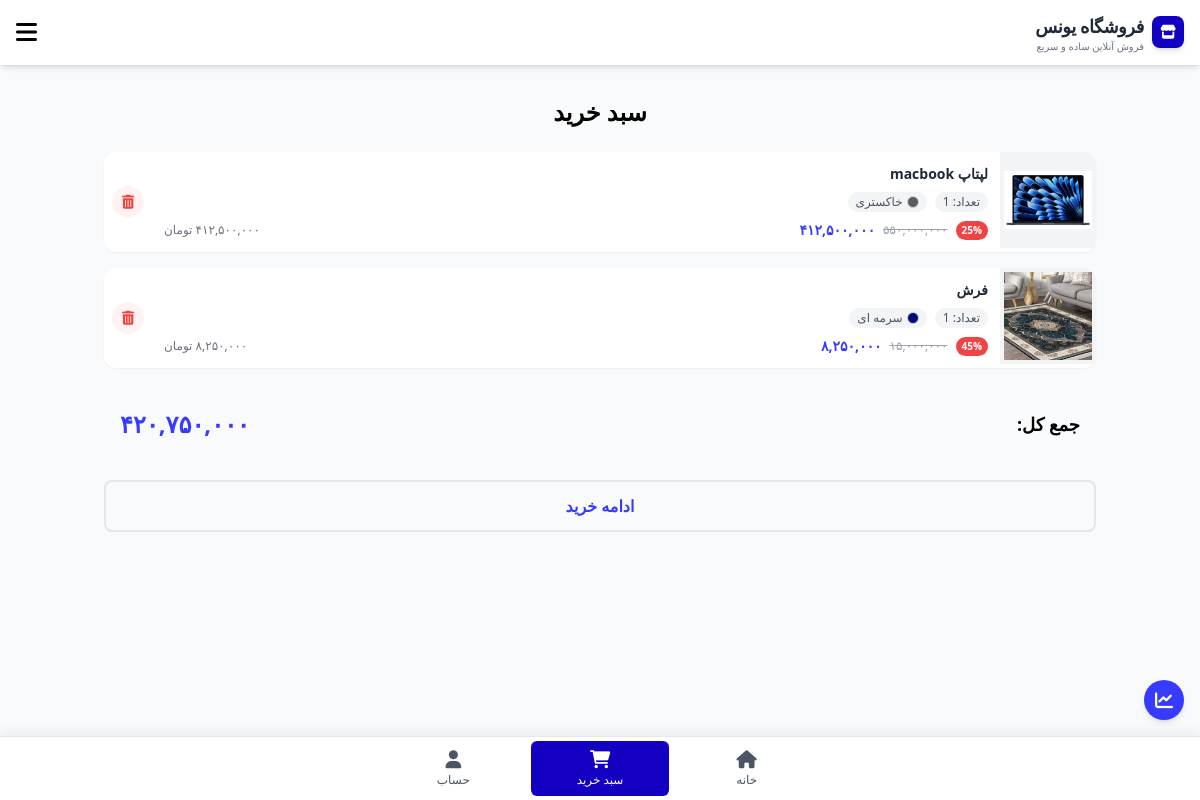
Page /cart/ (signed in) on the committed database.
### app_cart/models.py (models this page shows, shortened)
class CartItem(models.Model):
    cart = models.ForeignKey(Cart, on_delete=models.CASCADE, related_name='items')
    product = models.ForeignKey('app_product.Product', on_delete=models.CASCADE)
    quantity = models.PositiveIntegerField(default=1)
    selected_color = models.ForeignKey(
        ProductColor,
        on_delete=models.SET_NULL,
        related_name='cart_items',
        null=True,
        blank=True,
    )
    added_at = models.DateTimeField(auto_now_add=True)
    class Meta:
        ordering = ['-added_at']
    @property
    def total_price(self):
        return self.product.final_price * self.quantity
    @property
    def persian_total_price(self):
        persian_digits = "۰۱۲۳۴۵۶۷۸۹"
        value = "{:,}".format(int(self.total_price))
        return "".join(persian_digits[int(ch)] if ch.isdigit() else ch for ch in value)

### app_product/models.py (models this page shows, shortened)
class ProductImage(models.Model):
    product = models.ForeignKey(Product, related_name='images', on_delete=models.CASCADE)
    image = models.ImageField(upload_to='products/')
    alt_text = models.CharField(max_length=255, blank=True)  # همچنان وجود دارد

class Product(models.Model):
    name = models.CharField(max_length=200, verbose_name="نام محصول")
    description = models.TextField(blank=True, null=True, verbose_name="توضیحات محصول")
    price = models.IntegerField(verbose_name="قیمت (تومان)")
    discount_percent = models.PositiveSmallIntegerField(
        default=0, null=True, blank=True, verbose_name="درصد تخفیف"
    )
    sold_count = models.PositiveIntegerField(default=0, verbose_name="تعداد فروش")
    is_active = models.BooleanField(default=True, verbose_name="فعال")
    created_at = models.DateTimeField(auto_now_add=True, verbose_name="تاریخ ایجاد")
    category = models.ForeignKey(
        'app_category.Category', on_delete=models.CASCADE, verbose_name="دسته‌بندی"
    )
    weight = models.PositiveIntegerField(default=500, verbose_name="وزن به گرم")
    class Meta:
        verbose_name = "محصول"
        verbose_name_plural = "محصولات"
    def _to_persian_num(self, num):
        if num is None:
            return ''
        persian_digits = '۰۱۲۳۴۵۶۷۸۹'
        return ''.join(persian_digits[int(d)] if d.isdigit() else d for d in str(num))
    @property
    def final_price(self):
        if self.discount_percent and self.discount_percent > 0:
            return int(self.price * (1 - self.discount_percent / 100))
        return self.price
    @property
    def persian_price(self):
        return self._to_persian_num('{:,}'.format(int(self.price)))
    @property
    def persian_final_price(self):
        return self._to_persian_num('{:,}'.format(int(self.final_price)))

class ProductColor(models.Model):
    product = models.ForeignKey(Product, related_name='colors', on_delete=models.CASCADE, verbose_name="محصول")
    color = ColorField(verbose_name="رنگ")
    color_name = models.CharField(max_length=20, verbose_name="نام رنگ")
    stock = models.PositiveBigIntegerField(verbose_name="موجودی این رنگ")
    is_default = models.BooleanField(default=False, verbose_name="رنگ پیشفرض")
    class Meta:
        verbose_name = "رنگ محصول"
        verbose_name_plural = "رنگ‌های محصول"
        ordering = ['-is_default', 'color_name']

### app_cart/views.py (the view)
# urls.py: path('', views.cart_view, name='cart_view'),
def cart_view(request):
    cart = _get_or_create_cart(request)
    require_login = not request.user.is_authenticated
    cart_items = (
        cart.items.select_related("product", "selected_color")
        .prefetch_related(
            Prefetch(
                "product__images",
                queryset=ProductImage.objects.only("id", "product_id", "image"),
            )
        )
        .all()
    )
    items_out_of_stock = []
    for item in cart_items:
        if item.selected_color:
            if item.selected_color.stock <= 0:
                items_out_of_stock.append(item.id)
        else:
            if item.product.total_stock <= 0:
                items_out_of_stock.append(item.id)
    has_out_of_stock = len(items_out_of_stock) > 0
    total_items = sum(item.quantity for item in cart_items)
    total_price = sum(item.total_price for item in cart_items)
    total_price_persian = _to_persian_num("{:,}".format(int(total_price)))
    print("Cart items:", [(item.id, item.product.name, item.selected_color.stock if item.selected_color else 'no-color') for item in cart_items])
    return render(
        request,
        "cart_detail.html",
        {
            "cart": cart,
            "cart_items": cart_items,
            "total_items": total_items,
            "total_price": total_price_persian,
            "is_guest_cart": not request.user.is_authenticated,
            "items_out_of_stock": items_out_of_stock,
            "has_out_of_stock": has_out_of_stock,
            "require_login": require_login,
        },
    )

### app_cart/views.py (called while the page is built)
def _to_persian_num(num):
    persian_digits = "۰۱۲۳۴۵۶۷۸۹"
    return "".join(persian_digits[int(d)] if d.isdigit() else d for d in str(num))

def _get_or_create_cart(request):
    if not request.user.is_authenticated:
        guest_cart_id = request.session.get('guest_cart_id')
        if guest_cart_id:
            cart = Cart.objects.filter(id=guest_cart_id, user__isnull=True).first()
            if cart:
                return cart
        cart= Cart.objects.create(user=None, is_active=True)
        request.session['guest_cart_id'] = cart.id
        request.session.modified = True
        return cart
    else:
        cart, _ = Cart.objects.get_or_create(user = request.user, is_active=True)
        return cart

### app_home/context_processors.py (called while the page is built)
def shop_info(request):
    return {
        "SHOP_NAME": getattr(settings, "SHOP_NAME", "SHOP_NAME"),
        "categories": Category.objects.filter(product__is_active=True).distinct().only("id", "name"),
        "search_query": request.GET.get("q", ""),
        "APP_VERSION": getattr(settings, "APP_VERSION", "normal"),
        "PREMIUM_FEATURES": getattr(settings, "PREMIUM_FEATURES", False),
        "SUPER_FEATURES": getattr(settings, "SUPER_FEATURES", False),
        "SHOP_PHONE": getattr(settings, "SHOP_PHONE", ""),
        "SHOP_EMAIL": getattr(settings, "SHOP_EMAIL", ""),
        "SHOP_ADDRESS": getattr(settings, "SHOP_ADDRESS", ""),
        "SHOP_WORKING_HOURS": getattr(settings, "SHOP_WORKING_HOURS", ""),
    }

### app_cart/templates/cart_detail.html (shortened to what this page needs)
{% extends "base.html" %}
{% block content %}
<div class="container mx-auto p-4">
    <h1 class="text-2xl font-bold mb-6 text-center">سبد خرید</h1>
    {% if cart_items %}
        <div class="space-y-4">
            {% for item in cart_items %}
                <div class="relative">
                    <a href="{% url 'product:product' item.product.pk %}" class="block">
                        {% include "app_product/product_card.html" with product=item.product item=item card_layout='horizontal' %}
                    </a>
                </div>
            {% endfor %}
        </div>
        <div class="mt-6 p-4 bg-gray-50 rounded-lg">
            <div class="flex justify-between items-center">
                <span class="text-lg font-bold">جمع کل:</span>
                <span class="text-2xl font-bold text-color-light">{{ total_price }}</span>
            </div>
        </div>
        <div class="mt-6 flex gap-4">
            {% if require_login %}
                <p class="font-sm text-red-600 text-center p-3">برای ادامه خرید اول وارد شوید:<a href="{% url 'user:login' %}" class="text-blue-500">ورود</a></p>
                <a href="{% url 'cart:checkout' %}"
                class="flex-1 py-3 px-6 border-2 border-color-light text-color-light rounded-lg text-center font-bold hover:bg-color-light hover:text-white transition opacity-50 pointer-events-none cursor-not-allowed">
                ادامه خرید
                </a>
            {% else %}
                <a href="{% url 'cart:checkout' %}"
                class="flex-1 py-3 px-6 border-2 border-color-light text-color-light rounded-lg text-center font-bold hover:bg-color-light hover:text-white transition
                        {% if has_out_of_stock %} opacity-50 pointer-events-none cursor-not-allowed {% endif %}">
                ادامه خرید
                </a>
            {% endif %}
        </div>
    {% else %}
        <p class="text-center text-gray-500 py-8">سبد خرید شما خالی است.</p>
    {% endif %}
</div>
{% endblock %}

### app_product/templates/app_product/product_card.html
{% if card_layout == 'vertical' %}
<div class="bg-white rounded-xl shadow-md hover:shadow-lg transition-shadow duration-300 overflow-hidden flex flex-col h-full relative group">
    <div class="relative w-full pt-[100%] bg-gray-100 overflow-hidden">
        {% with first_image=product.images.first %}
            {% if first_image %}
                <img src="{{ first_image.image.url }}" alt="{{ product.name }}" class="absolute inset-0 w-full h-full object-contain group-hover:scale-105 transition-transform duration-500">
            {% else %}
                <div class="absolute inset-0 flex items-center justify-center text-gray-400">
                    <i class="fas fa-image text-3xl"></i>
                </div>
            {% endif %}
        {% endwith %}
        {% if product.discount_percent > 0 %}
        <span class="absolute top-2 right-2 z-10 bg-red-500 text-white text-[10px] font-bold px-2 py-0.5 rounded-full shadow-md">
            {{ product.discount_percent }}%
        </span>
        {% endif %}
        {% if product.total_stock == 0 %}
        <div class="absolute inset-0 bg-black/40 flex items-center justify-center">
            <span class="bg-white text-red-600 px-3 py-1 rounded-full text-xs font-bold shadow-lg">ناموجود</span>
        </div>
        {% endif %}
    </div>
    <div class="p-2 flex flex-col flex-1 justify-between">
        <h3 class="font-semibold text-xs text-gray-800 line-clamp-2 mb-1">{{ product.name }}</h3>
        <div class="mt-auto">
            {% if product.discount_percent > 0 %}
                <div class="flex items-center justify-between gap-1">
                    <span class="text-gray-400 text-[10px] line-through">{{ product.persian_price }} تومان</span>
                </div>
                <p class="text-color-light font-bold text-sm">
                    {{ product.persian_final_price }} تومان
                </p>
            {% else %}
                <p class="text-color-light font-bold text-sm">
                    {{ product.persian_price }} تومان
                </p>
            {% endif %}
        </div>
    </div>
</div>
{% elif card_layout == 'horizontal' %}
<div class="flex w-full min-h-[96px] bg-white rounded-xl shadow-sm hover:shadow-md transition-shadow duration-300 overflow-hidden">
    <div class="w-24 h-24 bg-gray-100 flex-shrink-0 flex items-center justify-center overflow-hidden">
        {% with first_image=product.images.first %}
            {% if first_image %}
                <img src="{{ first_image.image.url }}" alt="{{ product.name }}" class="w-full h-full object-contain p-1">
            {% else %}
                <i class="fas fa-image text-gray-400 text-2xl"></i>
            {% endif %}
        {% endwith %}
    </div>
    <div class="flex-1 flex flex-col justify-center p-3 gap-1 min-w-0">
        <h3 class="font-semibold text-sm text-gray-800 line-clamp-1">{{ product.name }}</h3>
        {% if item %}
        <div class="flex flex-wrap items-center gap-2 mt-1">
            <span class="text-xs bg-gray-100 text-gray-600 px-2 py-0.5 rounded-full">
                تعداد: {{ item.quantity }}
            </span>
            {% if item.selected_color %}
            <span class="text-xs bg-gray-100 text-gray-600 px-2 py-0.5 rounded-full inline-flex items-center gap-1">
                <span class="w-3 h-3 rounded-full border border-gray-300" style="background-color: {{ item.selected_color.color }};"></span>
                {{ item.selected_color.color_name }}
            </span>
            {% endif %}
        </div>
        {% endif %}
        <div class="flex items-baseline justify-between gap-2 mt-1">
            <div class="flex items-center gap-2">
                {% if product.discount_percent > 0 %}
                <span class="bg-red-500 text-white text-[10px] font-bold px-1.5 py-0.5 rounded-full">
                    {{ product.discount_percent }}%
                </span>
                <span class="text-gray-400 text-xs line-through">{{ product.persian_price }}</span>
                <span class="text-color-light font-bold text-sm">{{ product.persian_final_price }}</span>
                {% else %}
                <span class="text-color-light font-bold text-sm">{{ product.persian_price }}</span>
                {% endif %}
            </div>
            {% if item %}
            <span class="text-xs text-gray-500 whitespace-nowrap">
                {{ item.persian_total_price }} تومان
            </span>
            {% endif %}
        </div>
    </div>
    {% if item %}
    <div class="flex-shrink-0 flex items-center justify-center px-2">
        <button
            type="button"
            class="w-8 h-8 flex items-center justify-center bg-red-50 text-red-500 rounded-full hover:bg-red-100 hover:text-red-600 transition-colors"
            onclick="removeFromCart({{ item.id }}, event)"
            title="حذف از سبد خرید"
        >
            <i class="fas fa-trash-alt text-sm"></i>
        </button>
    </div>
    {% endif %}
</div>
{% endif %}

### templates/base.html (style rules this page uses)
:root { --primary-color: #373aff; --primary-dark: #1300c1; }
body { font-family: 'Segoe UI', Tahoma, Geneva, Verdana, sans-serif; }
.text-color-light { color: var(--primary-color); }

### rows in the picture
CartItem: image (picture), quantity "1", selected_color.color_name "خاکستری"
Product: name "لپتاپ macbook", discount_percent "25", persian_price "۵۵۰,۰۰۰,۰۰۰", persian_final_price "۴۱۲,۵۰۰,۰۰۰"
CartItem: image (picture), quantity "1", selected_color.color_name "سرمه ای"
Product: name "فرش", discount_percent "45", persian_price "۱۵,۰۰۰,۰۰۰", persian_final_price "۸,۲۵۰,۰۰۰"

### other values in the picture
{{ SHOP_NAME }} "فروشگاه یونس"
{{ total_price }} "۴۲۰,۷۵۰,۰۰۰"
